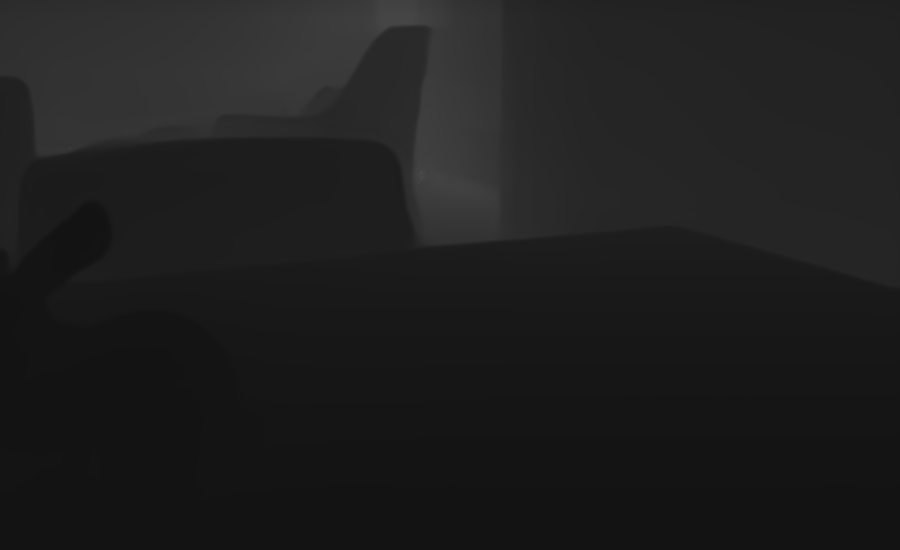
#> input picture dense_depth_imgs/0001.png, 1799 x 1099 px, given as the content of the folder colmap_depth, which was not available (shown at 1/2 size)
$ python create_uncertainty_from_depth.py
#> lines starting #> are read from the running program, lines starting #| are printed output that depends on the picture; after the words box and inside, x2 and y2 are one past the last pixel; in counts of white or black regions, pixels touching at a corner belong together; pictures that were not available may be replaced by others from this repository, and a replacement may not be noted
import os

import open3d as o3d

import cv2
import matplotlib.pyplot as plt
import matplotlib.cm as cm
import matplotlib.image as mpimg
import numpy as np

from scipy.spatial import KDTree
from scipy.ndimage import distance_transform_edt, sobel, binary_dilation, gaussian_filter

def get_colmap_depth(root_dir, idx, scale=1000):
#> called with root_dir = 'colmap_depth', idx = 0, scale = 1
    depth_paths = os.listdir(root_dir)
    depth_paths_sorted = sorted(depth_paths)

    depth_valid_selected = depth_paths_sorted[idx]

    full_depth_image_path = os.path.join(root_dir, depth_valid_selected)
    print(full_depth_image_path)
    depth_image = cv2.imread(full_depth_image_path, cv2.IMREAD_UNCHANGED)/ scale
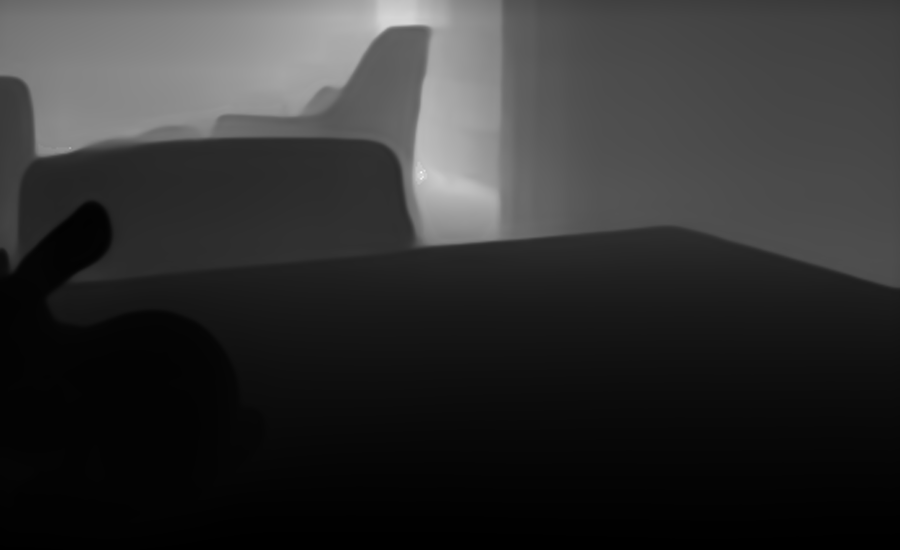
#> depth_image: shape (1099, 1799) float64 (shown at 1/2 size); min 4872, max 20391, mean 7864.2; drawn with min black and max white
#> in read_depth_image, depth is the input picture: shape (1099, 1799) uint16; min 4872, max 20391, mean 7864.2
    depth_image = depth_image[:1099, :1799]
    return depth_image


def create_uncertainty_from_depth(depth, colmap_points, alpha=0.5, max_depth=100.0, distance_weight=1):
    # uncertainty is higher for points that are further away
    # uncertainty is lower for points that are closer
    # implement this as a function of depth
    uncertainty = (depth ** 2) * distance_weight

    return uncertainty


def compute_uncertainty_map_with_edges(dense_depth, sparse_depth,edge_weight=1.0, distance_uncertainty_weight=0.01, proximity_weight=0.5, dilation_size=1, depth_difference_weight=1.0):
    """
    Compute an uncertainty map from dense and sparse depth images,
    adding extra uncertainty to edges.

    :param dense_depth: Dense depth image as a 2D numpy array.
    :param sparse_depth: Sparse depth image as a 2D numpy array of the same size.
    :param max_depth: Maximum depth value to normalize distance-based uncertainty.
    :param alpha: Weight factor to balance distance and proximity contributions.
    :param edge_weight: Weight factor for uncertainty at edges.
    :return: Uncertainty map as a 2D numpy array.
    """
#> called with edge_weight = 1, distance_uncertainty_weight = 0.02, proximity_weight = 3, dilation_size = 1, depth_difference_weight = 1
    # Normalize dense depth and invert for distance-based uncertainty
    distance_uncertainty = (dense_depth ** 2) * distance_uncertainty_weight
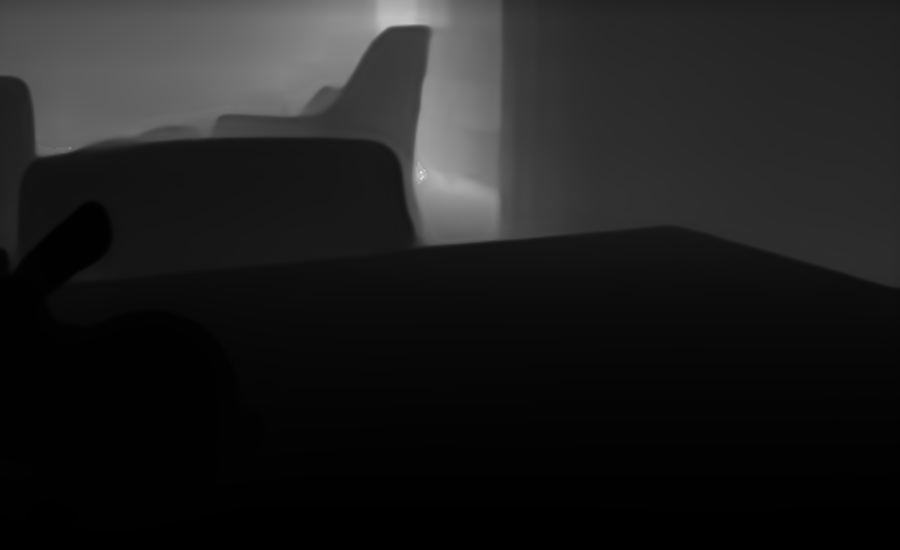
#> distance_uncertainty: shape (1099, 1799) float64 (shown at 1/2 size); min 0.475, max 8.32, mean 1.41; drawn with min black and max white

    # Create a mask from sparse depth (1 where depth is available, 0 otherwise)
    sparse_mask = sparse_depth > 0
#> sparse_mask: shape (1099, 1799) bool; every value is 1

    # Distance transform for proximity-based uncertainty (normalized)
    proximity_uncertainty = distance_transform_edt(~sparse_mask) / np.max(distance_transform_edt(~sparse_mask))
#> proximity_uncertainty: shape (1099, 1799) float64; every value is NaN or infinite
    proximity_uncertainty *= proximity_weight

    # sparse_influence = gaussian_filter(sparse_mask.astype(float), sigma=proximity_weight)
    # proximity_uncertainty= (1 - sparse_influence)

    # Edge detection using Sobel operator
    edge_x = sobel(dense_depth, axis=0)
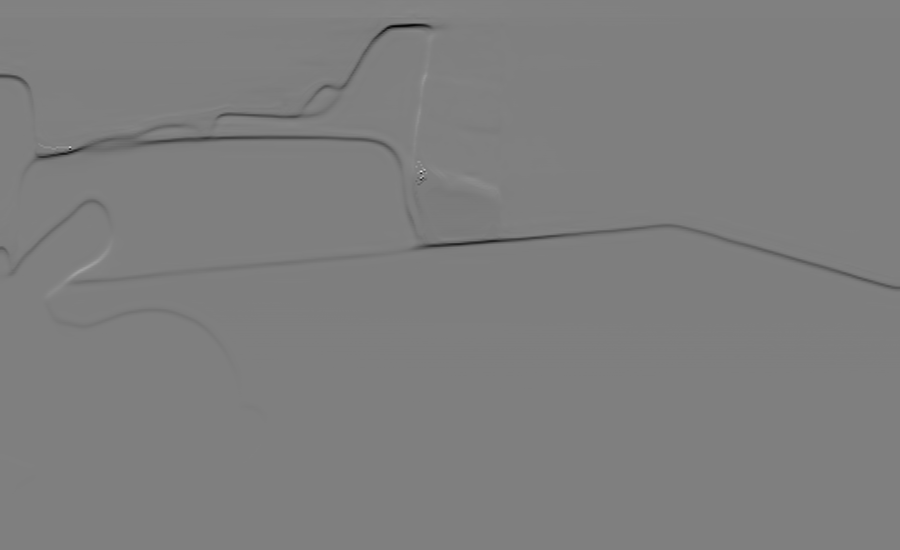
#> edge_x: shape (1099, 1799) float64 (shown at 1/2 size); min -9, max 9, mean -0.046; drawn with min black and max white
    edge_y = sobel(dense_depth, axis=1)
    edge_magnitude = 20 * np.sqrt(edge_x**2 + edge_y**2)
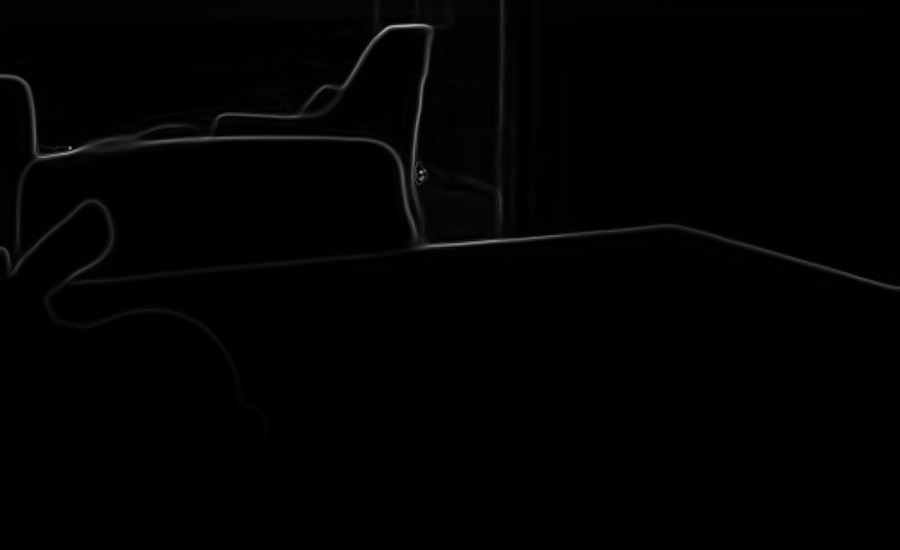
#> edge_magnitude: shape (1099, 1799) float64 (shown at 1/2 size); min 0, max 180.3, mean 2.1
    edge_uncertainty = (edge_magnitude / np.max(edge_magnitude)) * edge_weight

    edge_mask = edge_magnitude > np.percentile(edge_magnitude, 97)  # Threshold to identify significant edges
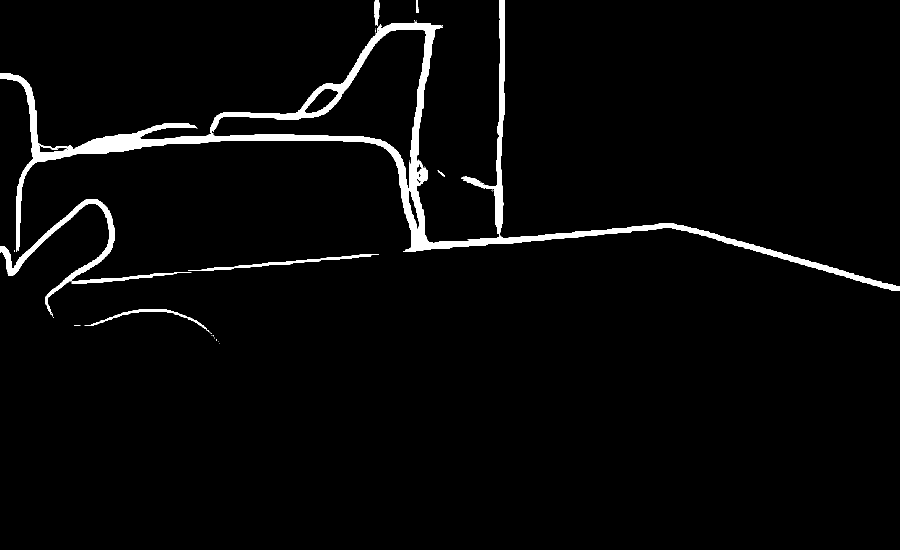
#> edge_mask: shape (1099, 1799) bool (shown at 1/2 size); 3% white; 44 white regions (32 under 20 px), largest, box (x1, y1, x2, y2) and area: (0, 0, 1799, 582) 49359, (0, 398, 229, 633) 5599, (376, 508, 758, 542) 1560

    # Dilate edge regions
    dilated_edge_mask = binary_dilation(edge_mask, iterations=dilation_size)
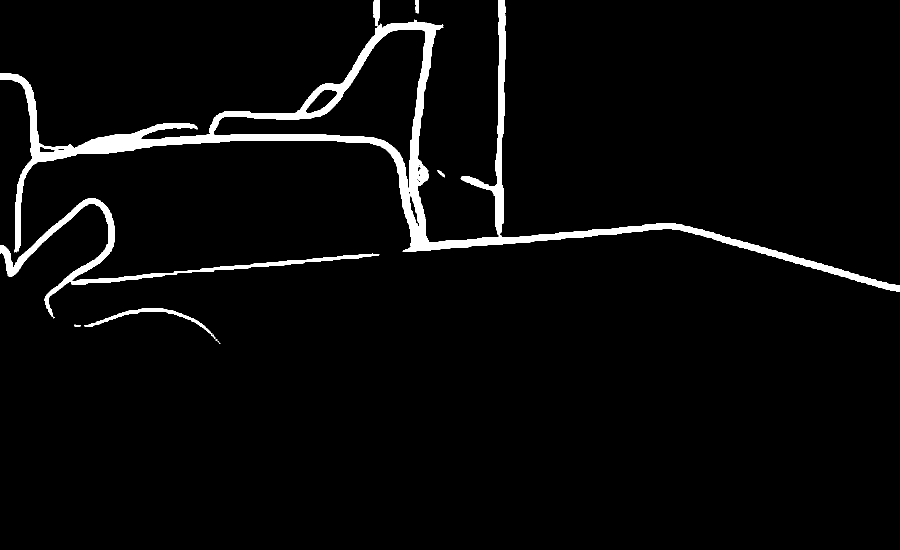
#> dilated_edge_mask: shape (1099, 1799) bool (shown at 1/2 size); 3.6% white; 11 white regions (4 under 20 px), largest, box (x1, y1, x2, y2) and area: (0, 0, 1799, 583) 58208, (0, 397, 759, 634) 10820, (168, 617, 431, 678) 1628
    edge_uncertainty = dilated_edge_mask.astype(float) * edge_weight


    depth_difference_uncertainty = np.abs(dense_depth - sparse_depth)
    depth_difference_uncertainty[~sparse_mask] = 0  # Ignore where sparse depth is not available
    # depth_difference_uncertainty /= np.max(depth_difference_uncertainty) # Normalize * 100
    depth_difference_uncertainty *= depth_difference_weight


    # Combine the uncertainties
    uncertainty_map = distance_uncertainty +  proximity_uncertainty + edge_uncertainty + depth_difference_uncertainty

    # Normalize the uncertainty map
    uncertainty_map /= np.max(uncertainty_map)

    return uncertainty_map


def create_uncertainty_map(depth_map, sparse_depth, distance_scale=0.01, sparse_scale=5):
    """
    Create an uncertainty map for a depth map.

    :param depth_map: Dense depth map as a 2D numpy array.
    :param sparse_depth: Sparse depth map as a 2D numpy array of the same size.
    :param distance_scale: Scaling factor for uncertainty based on depth.
    :param sparse_scale: Influence scale of sparse depth points on uncertainty.
    :return: Uncertainty map as a 2D numpy array.
    """
    # Step 1: Increase uncertainty with depth
    uncertainty_map = (depth_map ** 2) * distance_scale

    # Step 2: Decrease uncertainty near sparse depth points
    sparse_mask = sparse_depth > 0
    sparse_influence = gaussian_filter(sparse_mask.astype(float), sigma=sparse_scale)
    uncertainty_map *= (1 - sparse_influence)

    # Normalize the uncertainty map
    max_uncertainty = np.max(uncertainty_map)
    if max_uncertainty > 0:
        uncertainty_map /= max_uncertainty

    return uncertainty_map


def read_depth_image(path, scale=1000.0):
    depth = cv2.imread(path, cv2.IMREAD_ANYDEPTH)
    depth = depth / scale
    return depth


if __name__ == '__main__':
    depth_dir = 'dense_depth_imgs'
    depth_image_paths = sorted(os.listdir(depth_dir))

    colmap_depth_dir = 'colmap_depth'

    for idx, depth_image_paths in enumerate(depth_image_paths):

        colmap_depth = get_colmap_depth(colmap_depth_dir, idx, scale=1)

        depth_path = os.path.join(depth_dir, depth_image_paths)
        depth = read_depth_image(depth_path)

        # uncertainty = create_uncertainty_from_depth(depth, None)

        uncertainty = compute_uncertainty_map_with_edges(depth, colmap_depth, edge_weight=1.0, distance_uncertainty_weight=0.02, proximity_weight=3.0)

        # plot depth and uncertainty
        fig, axs = plt.subplots(1, 3)
        axs[0].imshow(depth, cmap='viridis', label='depth')
        axs[1].imshow(colmap_depth, cmap='viridis')
        axs[2].imshow(uncertainty, cmap='viridis')
        plt.show()
#> (the run stopped early here; a loop or call above may not have finished)
